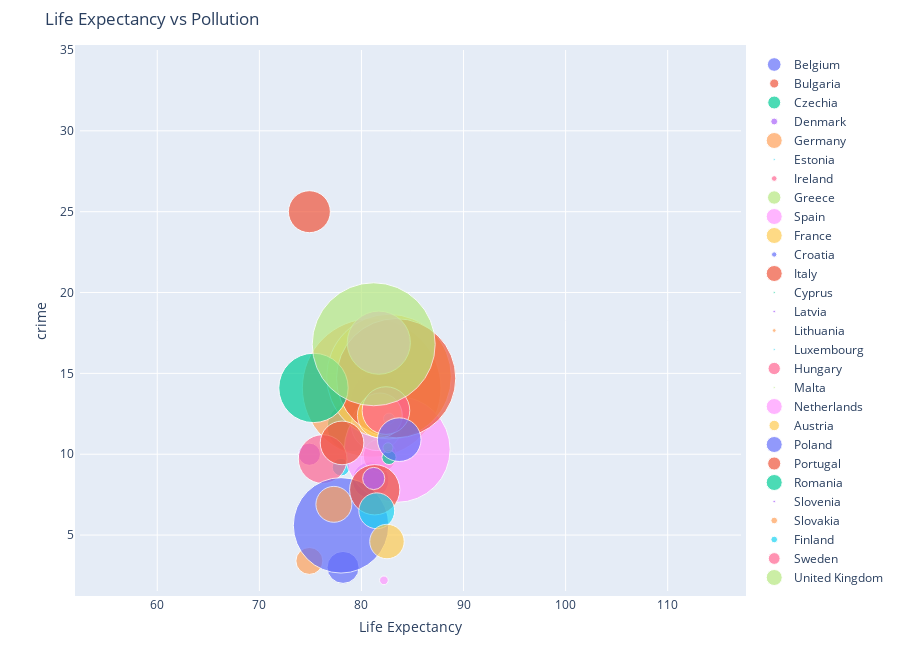

Notebook source saved alongside this figure:
### Code cell
import warnings
warnings.filterwarnings('ignore')


figure = bubbleplot(dataset = df, x_column='life_expect', y_column='prct_rpt_crime', 
    bubble_column='country', size_column='total_pop', color_column='country',
    x_title="Life Expectancy", y_title="crime", title='Life Expectancy vs Pollution',
    x_logscale=False, scale_bubble=3, height=650)

iplot(figure, config={'scrollzoom': True})

### Figure 1 — Plotly figure (JSON) as saved in the notebook; plotly's stock layout.template omitted (floating-point values rounded to 4 significant figures)
{"data": [{"marker": {"size": [13.66], "sizemode": "area", "sizeref": 0.01037}, "mode": "markers", "name": "Belgium", "text": ["Belgium"], "type": "scatter", "x": [81.5], "y": [13.4]}, {"marker": {"size": [9.142], "sizemode": "area", "sizeref": 0.01037}, "mode": "markers", "name": "Bulgaria", "text": ["Bulgaria"], "type": "scatter", "x": [74.9], "y": [25]}, {"marker": {"size": [12.96], "sizemode": "area", "sizeref": 0.01037}, "mode": "markers", "name": "Czechia", "text": ["Czechia"], "type": "scatter", "x": [79.1], "y": [11.7]}, {"marker": {"size": [6.903], "sizemode": "area", "sizeref": 0.01037}, "mode": "markers", "name": "Denmark", "text": ["Denmark"], "type": "scatter", "x": [80.9], "y": [8.4]}, {"marker": {"size": [99.58], "sizemode": "area", "sizeref": 0.01037}, "mode": "markers", "name": "Germany", "text": ["Germany"], "type": "scatter", "x": [81], "y": [14.1]}, {"marker": {"size": [1.607], "sizemode": "area", "sizeref": 0.01037}, "mode": "markers", "name": "Estonia", "text": ["Estonia"], "type": "scatter", "x": [78], "y": [9.2]}, {"marker": {"size": [5.679], "sizemode": "area", "sizeref": 0.01037}, "mode": "markers", "name": "Ireland", "text": ["Ireland"], "type": "scatter", "x": [81.8], "y": [9.9]}, {"marker": {"size": [13.43], "sizemode": "area", "sizeref": 0.01037}, "mode": "markers", "name": "Greece", "text": ["Greece"], "type": "scatter", "x": [81.5], "y": [11.8]}, {"marker": {"size": [58.12], "sizemode": "area", "sizeref": 0.01037}, "mode": "markers", "name": "Spain", "text": ["Spain"], "type": "scatter", "x": [83.5], "y": [10.3]}, {"marker": {"size": [80.61], "sizemode": "area", "sizeref": 0.01037}, "mode": "markers", "name": "France", "text": ["France"], "type": "scatter", "x": [82.7], "y": [14.8]}, {"marker": {"size": [5.319], "sizemode": "area", "sizeref": 0.01037}, "mode": "markers", "name": "Croatia", "text": ["Croatia"], "type": "scatter", "x": [78.2], "y": [3]}, {"marker": {"size": [73.78], "sizemode": "area", "sizeref": 0.01037}, "mode": "markers", "name": "Italy", "text": ["Italy"], "type": "scatter", "x": [83.4], "y": [14.7]}, {"marker": {"size": [1.043], "sizemode": "area", "sizeref": 0.01037}, "mode": "markers", "name": "Cyprus", "text": ["Cyprus"], "type": "scatter", "x": [82.7], "y": [9.8]}, {"marker": {"size": [2.57], "sizemode": "area", "sizeref": 0.01037}, "mode": "markers", "name": "Latvia", "text": ["Latvia"], "type": "scatter", "x": [74.9], "y": [10]}, {"marker": {"size": [3.778], "sizemode": "area", "sizeref": 0.01037}, "mode": "markers", "name": "Lithuania", "text": ["Lithuania"], "type": "scatter", "x": [74.9], "y": [3.4]}, {"marker": {"size": [0.636], "sizemode": "area", "sizeref": 0.01037}, "mode": "markers", "name": "Luxembourg", "text": ["Luxembourg"], "type": "scatter", "x": [82.7], "y": [12.2]}, {"marker": {"size": [12.34], "sizemode": "area", "sizeref": 0.01037}, "mode": "markers", "name": "Hungary", "text": ["Hungary"], "type": "scatter", "x": [76.2], "y": [9.7]}, {"marker": {"size": [0.5182], "sizemode": "area", "sizeref": 0.01037}, "mode": "markers", "name": "Malta", "text": ["Malta"], "type": "scatter", "x": [82.6], "y": [10.4]}, {"marker": {"size": [20.68], "sizemode": "area", "sizeref": 0.01037}, "mode": "markers", "name": "Netherlands", "text": ["Netherlands"], "type": "scatter", "x": [81.7], "y": [16.9]}, {"marker": {"size": [10.43], "sizemode": "area", "sizeref": 0.01037}, "mode": "markers", "name": "Austria", "text": ["Austria"], "type": "scatter", "x": [81.8], "y": [12.4]}, {"marker": {"size": [47.23], "sizemode": "area", "sizeref": 0.01037}, "mode": "markers", "name": "Poland", "text": ["Poland"], "type": "scatter", "x": [78], "y": [5.6]}, {"marker": {"size": [13.11], "sizemode": "area", "sizeref": 0.01037}, "mode": "markers", "name": "Portugal", "text": ["Portugal"], "type": "scatter", "x": [81.3], "y": [7.8]}, {"marker": {"size": [24.98], "sizemode": "area", "sizeref": 0.01037}, "mode": "markers", "name": "Romania", "text": ["Romania"], "type": "scatter", "x": [75.3], "y": [14.1]}, {"marker": {"size": [2.545], "sizemode": "area", "sizeref": 0.01037}, "mode": "markers", "name": "Slovenia", "text": ["Slovenia"], "type": "scatter", "x": [81.2], "y": [8.5]}, {"marker": {"size": [6.7], "sizemode": "area", "sizeref": 0.01037}, "mode": "markers", "name": "Slovakia", "text": ["Slovakia"], "type": "scatter", "x": [77.3], "y": [6.9]}, {"marker": {"size": [6.673], "sizemode": "area", "sizeref": 0.01037}, "mode": "markers", "name": "Finland", "text": ["Finland"], "type": "scatter", "x": [81.5], "y": [6.5]}, {"marker": {"size": [11.77], "sizemode": "area", "sizeref": 0.01037}, "mode": "markers", "name": "Sweden", "text": ["Sweden"], "type": "scatter", "x": [82.4], "y": [12.7]}, {"marker": {"size": [78.43], "sizemode": "area", "sizeref": 0.01037}, "mode": "markers", "name": "United Kingdom", "text": ["United Kingdom"], "type": "scatter", "x": [81.2], "y": [16.8]}, {"marker": {"size": [0.3917], "sizemode": "area", "sizeref": 0.01037}, "mode": "markers", "name": "Iceland", "text": ["Iceland"], "type": "scatter", "x": [82.2], "y": [2.2]}, {"marker": {"size": [6.182], "sizemode": "area", "sizeref": 0.01037}, "mode": "markers", "name": "Norway", "text": ["Norway"], "type": "scatter", "x": [82.5], "y": [4.6]}, {"marker": {"size": [9.875], "sizemode": "area", "sizeref": 0.01037}, "mode": "markers", "name": "Switzerland", "text": ["Switzerland"], "type": "scatter", "x": [83.7], "y": [10.9]}, {"marker": {"size": [9.875], "sizemode": "area", "sizeref": 0.01037}, "mode": "markers", "name": "Turkey", "text": ["Turkey"], "type": "scatter", "x": [78.1], "y": [10.7]}], "layout": {"height": 650, "hovermode": "closest", "margin": {"b": 50, "pad": 5, "t": 50}, "showlegend": true, "title": {"text": "Life Expectancy vs Pollution"}, "xaxis": {"autorange": false, "range": [52.43, 117.2], "title": {"text": "Life Expectancy"}}, "yaxis": {"autorange": false, "range": [1.54, 35], "title": {"text": "crime"}}}}
